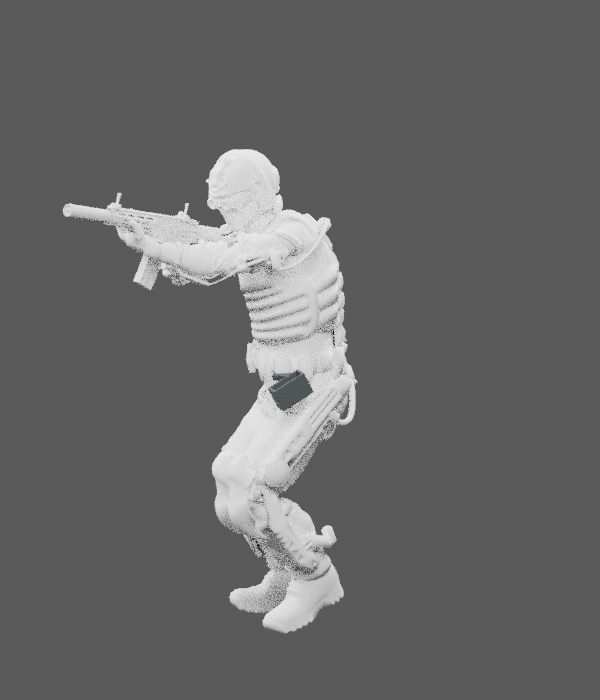
#> input picture ocean/swat/art_handoffs/backward-v1/extracted/cubic_reimport_phase950.png, 600 x 700 px, given in place of 01_front.png, which was not available
$ python label_previews.py ../../backward-v1/extracted
#> lines starting #> are read from the running program, lines starting #| are printed output that depends on the picture; pictures that were not available may be replaced by others from this repository, and a replacement may not be noted
"""Python 3 + Pillow. Adds labels outside rendered image; does not retouch asset."""
from PIL import Image,ImageDraw,ImageFont
from pathlib import Path
import sys
root=Path(sys.argv[1]).resolve() if len(sys.argv)>1 else Path(__file__).resolve().parents[1]
fontpath='/usr/share/fonts/truetype/dejavu/DejaVuSans.ttf'
try:f=ImageFont.truetype(fontpath,27);small=ImageFont.truetype(fontpath,19)
except OSError:f=small=ImageFont.load_default()
labels={'01_front':'FRONT | MAIN mesh only','02_back':'BACK / opposite surface | MAIN only','03_tip':'FLATHEAD TIP | source geometry','04_collar':'COLLAR | uniform source mapping preserved'}
thumbs=[]
for name,label in labels.items():
 p=root/'previews'/f'{name}.png';im=Image.open(p).convert('RGB');out=Image.new('RGB',(im.width,im.height+85),(25,29,35));out.paste(im,(0,85));d=ImageDraw.Draw(out);d.text((22,12),label,font=f,fill='white');d.text((22,49),'250 mm editorial length. Rendered from runtime GLB. No verified physical scale.',font=small,fill=(195,203,213));out.save(root/'previews'/f'{name}_labelled.png');out.thumbnail((600,651));thumbs.append(out)
#> after `out = Image.new('RGB', (im.width, im.height + 85), (25, 29, 35))`:
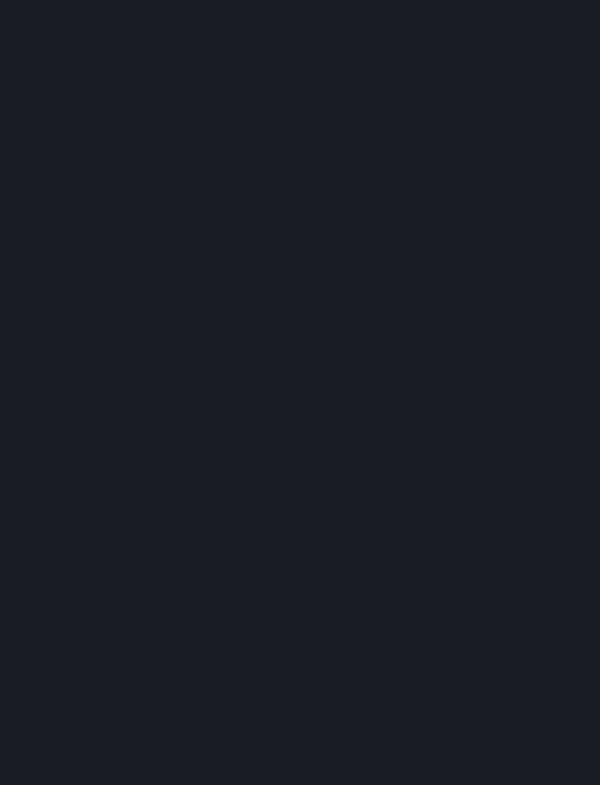
#> out: PIL image 600x785 RGB; mean R, G, B 25, 29, 35
#> after `out.paste(im, (0, 85))`:
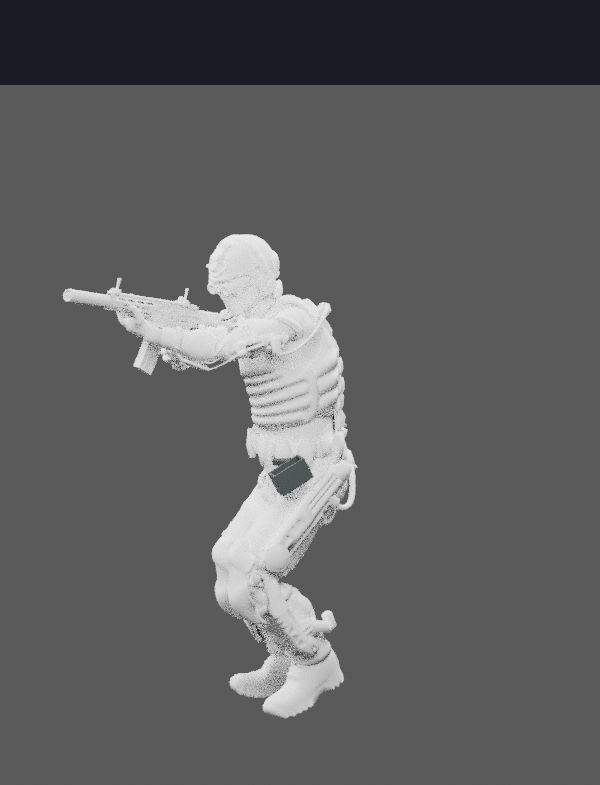
#> out: PIL image 600x785 RGB; mean R, G, B 93.8, 94.2, 94.8
#> after `p = root / 'previews' / f'{name}.png'`:
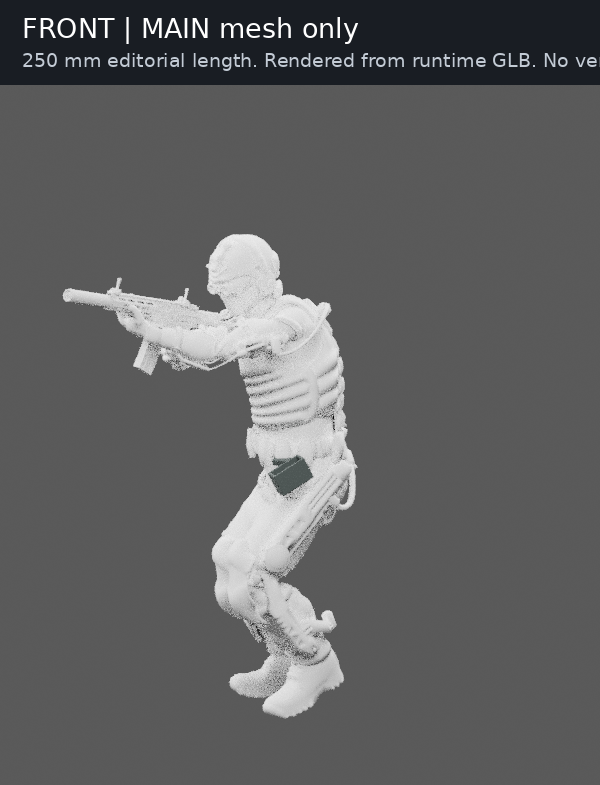
#> saved as 01_front_labelled.png: PIL image 600x785 RGB; mean R, G, B 95.5, 95.9, 96.6
#> pass 2 of the loop `for name,label in labels.items():`:
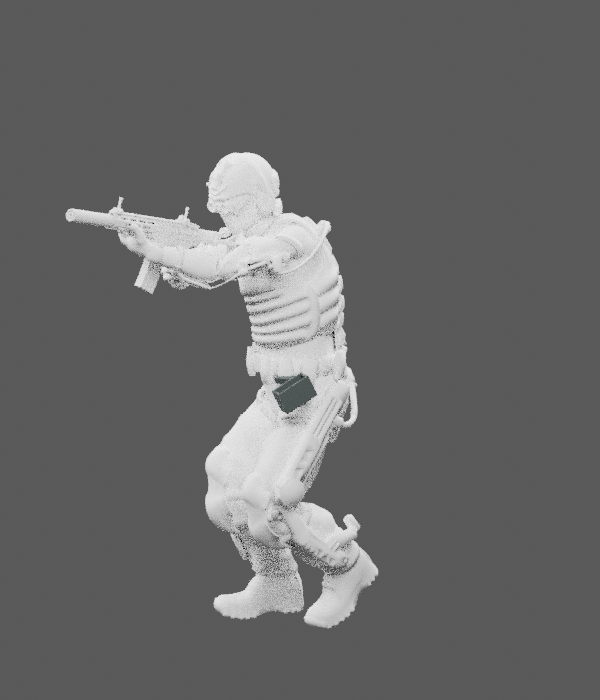
#> input picture ocean/swat/art_handoffs/backward-v1/extracted/native_phase000.png, 600 x 700 px, given in place of 02_back.png, which was not available
#> `out.paste(im, (0, 85))`:
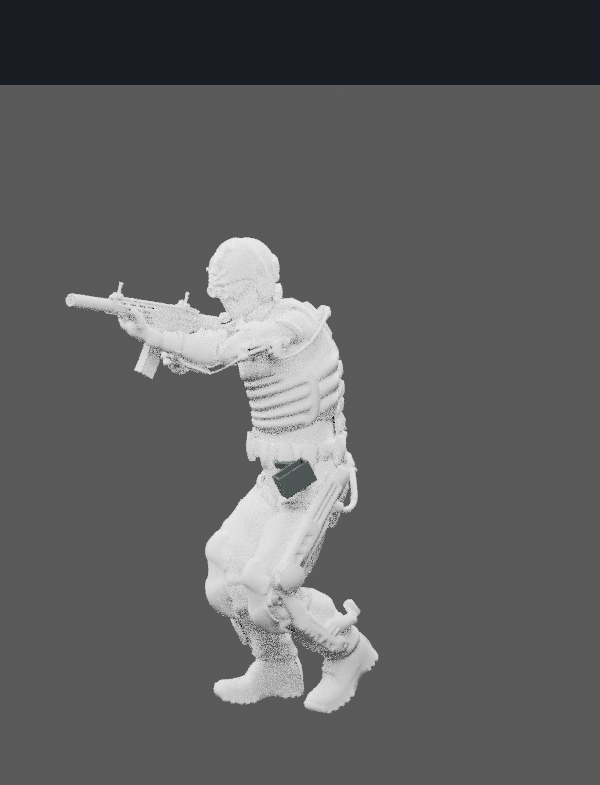
#> out: PIL image 600x785 RGB; mean R, G, B 94.8, 95.2, 95.9
#> `p = root / 'previews' / f'{name}.png'`:
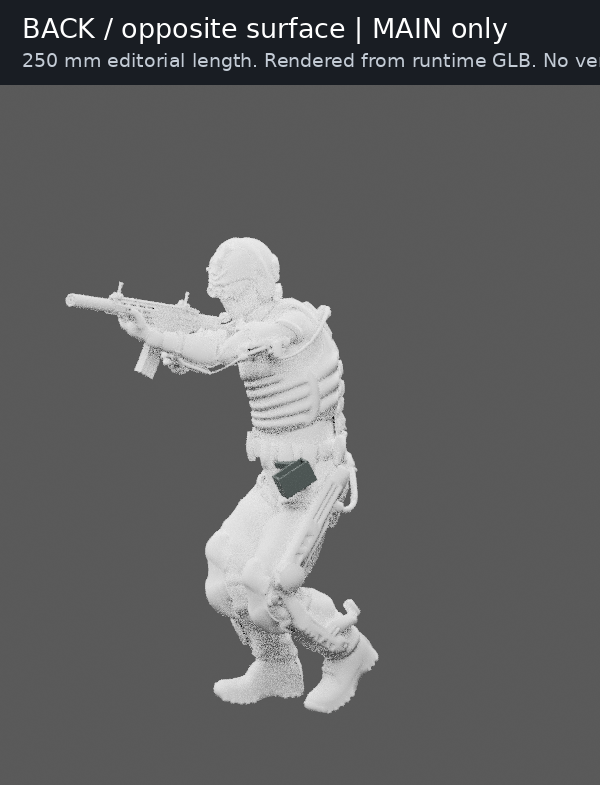
#> saved as 02_back_labelled.png: PIL image 600x785 RGB; mean R, G, B 96.9, 97.3, 98
#> out: PIL image 498x651 RGB
#> (the run stopped early here; a loop or call above may not have finished)
